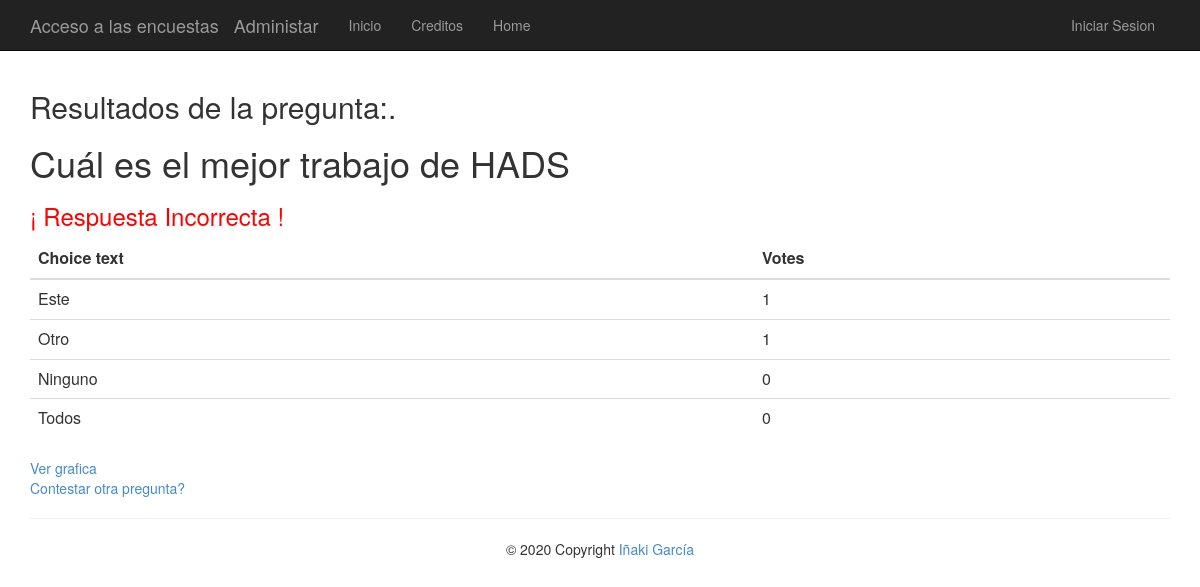
Page /14/14/results/ on the committed database.
### app/models.py (models this page shows)
class Question(models.Model):
    question_text = models.CharField(max_length=200)
    pub_date = models.DateTimeField('date published')
    category = models.CharField(max_length = 200, default="No category")

class Choice(models.Model):
    question = models.ForeignKey(Question, on_delete=models.CASCADE,)
    choice_text = models.CharField(max_length=200)
    votes = models.IntegerField(default=0)
    correct = models.BooleanField(default = False)

### app/views.py (the view)
# urls.py: url(r'^(?P<question_id>\d+)/(?P<choice_id>\d+)/results/$', app.views.results, name='results'),
def results(request, question_id, choice_id):
    question = get_object_or_404(Question, pk=question_id)
    choice= get_object_or_404(Choice, pk=choice_id)
    return render(request, 'polls/results.html', {'title':'Resultados de la pregunta:','question': question , 'choice':choice})

### app/templates/polls/results.html (shortened to what this page needs)
﻿﻿{% extends "app/layout.html" %}
{% block content %}
<h2>{{ title }}.</h2>
<h1>{{ question.question_text }}</h1>
{% if not request.user.is_authenticated %}
    {% if choice.correct %}
        <h3 style="color: green">¡ Respuesta Correcta !</h3>
    {% else %}
        <h3 style="color: red">¡ Respuesta Incorrecta !</h3>
    {% endif %}
{% endif %}
    <table class="table">
        <thead>
            <th scope="col">Choice text</th>
            <th scope="col">Votes</th>
        </thead>
        <tbody>
        {% for choice in question.choice_set.all %}
        <tr>
            <td>{{ choice.choice_text }}</td>
            <td>{{ choice.votes }}</td>
        </tr>
        {% endfor %}
        </tbody>
    </table>
<a href="{% url 'chart' question.id %}"> Ver grafica</a><br />
<a href="{% url 'index' %}">Contestar otra pregunta?</a>
{% endblock %}

### app/static/app/content/site.css (style rules this page uses)
body { padding-top: 50px; padding-bottom: 20px; }

### rows in the picture
Question: question_text "Cuál es el mejor trabajo de HADS"
Choice: choice_text "Este", votes "1"
Choice: choice_text "Otro", votes "1"
Choice: choice_text "Ninguno", votes "0"
Choice: choice_text "Todos", votes "0"

### other values in the picture
{{ title }} "Resultados de la pregunta:"
